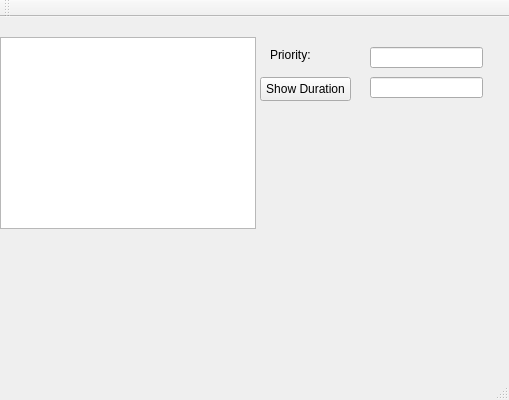
<?xml version="1.0" encoding="UTF-8"?>
<ui version="4.0">
 <class>TaskManagerClass</class>
 <widget class="QMainWindow" name="TaskManagerClass">
  <property name="geometry">
   <rect>
    <x>0</x>
    <y>0</y>
    <width>509</width>
    <height>400</height>
   </rect>
  </property>
  <property name="windowTitle">
   <string>TaskManager</string>
  </property>
  <widget class="QWidget" name="centralWidget">
   <widget class="QListWidget" name="listWidget">
    <property name="geometry">
     <rect>
      <x>0</x>
      <y>20</y>
      <width>256</width>
      <height>192</height>
     </rect>
    </property>
   </widget>
   <widget class="QLabel" name="label">
    <property name="geometry">
     <rect>
      <x>270</x>
      <y>30</y>
      <width>49</width>
      <height>16</height>
     </rect>
    </property>
    <property name="text">
     <string>Priority:</string>
    </property>
   </widget>
   <widget class="QLineEdit" name="lineEdit">
    <property name="geometry">
     <rect>
      <x>370</x>
      <y>30</y>
      <width>113</width>
      <height>21</height>
     </rect>
    </property>
   </widget>
   <widget class="QLineEdit" name="lineEdit_2">
    <property name="geometry">
     <rect>
      <x>370</x>
      <y>60</y>
      <width>113</width>
      <height>21</height>
     </rect>
    </property>
   </widget>
   <widget class="QPushButton" name="pushButton">
    <property name="geometry">
     <rect>
      <x>260</x>
      <y>60</y>
      <width>91</width>
      <height>24</height>
     </rect>
    </property>
    <property name="text">
     <string>Show Duration</string>
    </property>
   </widget>
  </widget>
  <widget class="QMenuBar" name="menuBar">
   <property name="geometry">
    <rect>
     <x>0</x>
     <y>0</y>
     <width>509</width>
     <height>22</height>
    </rect>
   </property>
  </widget>
  <widget class="QToolBar" name="mainToolBar">
   <attribute name="toolBarArea">
    <enum>TopToolBarArea</enum>
   </attribute>
   <attribute name="toolBarBreak">
    <bool>false</bool>
   </attribute>
  </widget>
  <widget class="QStatusBar" name="statusBar"/>
 </widget>
 <layoutdefault spacing="6" margin="11"/>
 <resources>
  <include location="TaskManager.qrc"/>
 </resources>
 <connections>
  <connection>
   <sender>pushButton</sender>
   <signal>clicked()</signal>
   <receiver>TaskManagerClass</receiver>
   <slot>showP()</slot>
   <hints>
    <hint type="sourcelabel">
     <x>300</x>
     <y>107</y>
    </hint>
    <hint type="destinationlabel">
     <x>381</x>
     <y>239</y>
    </hint>
   </hints>
  </connection>
 </connections>
 <slots>
  <slot>showP()</slot>
 </slots>
</ui>
